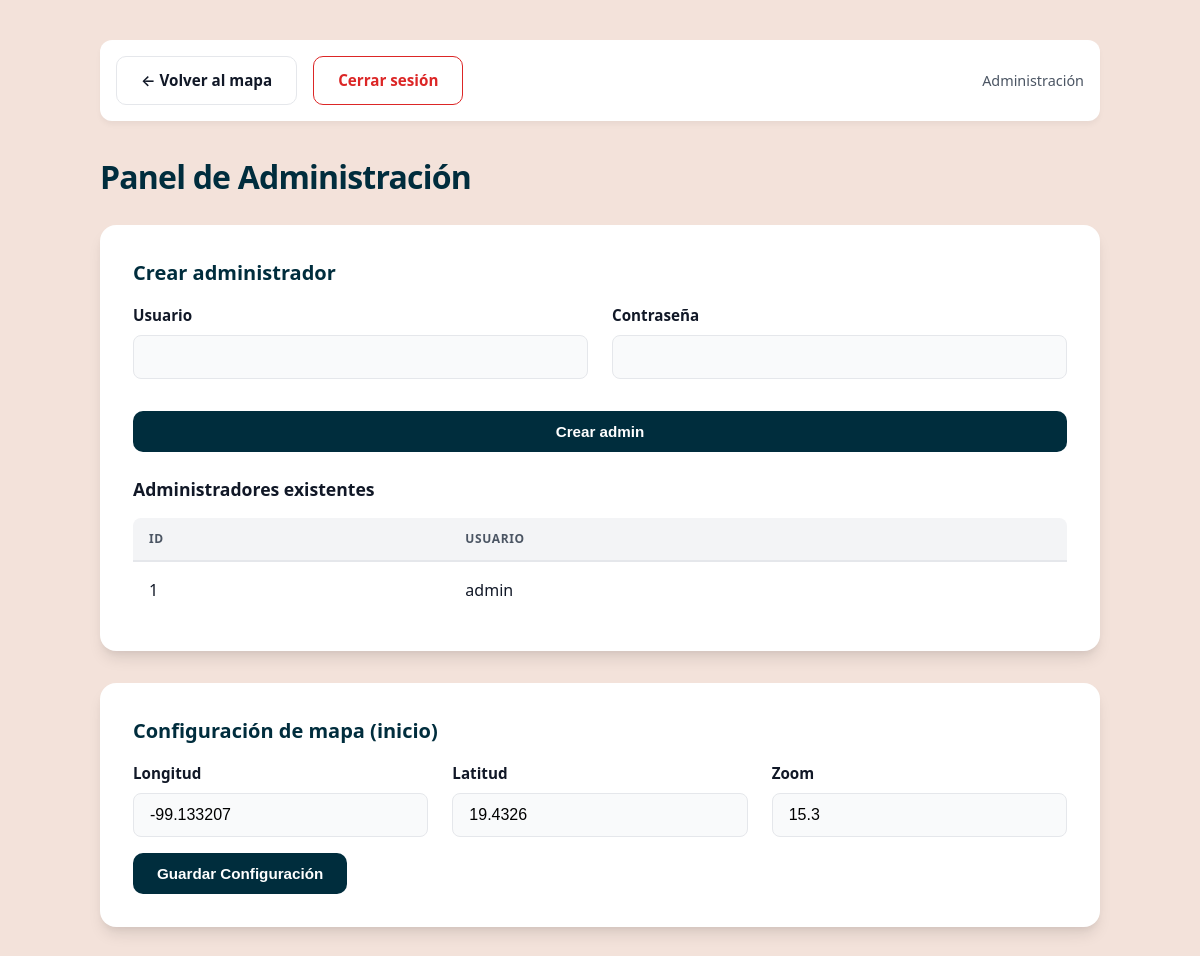
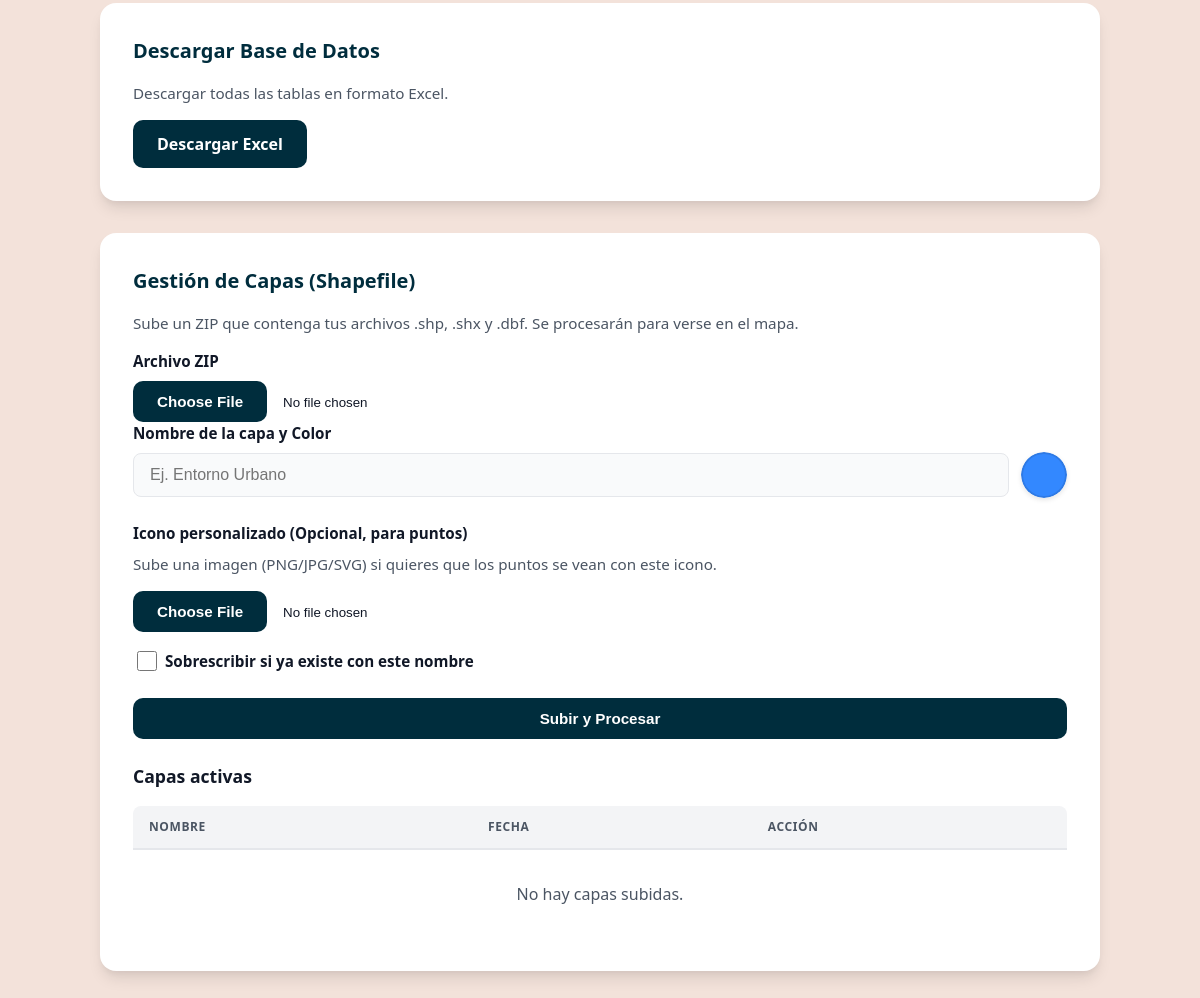
The page /admin (signed in) on the database as committed earlier (2 pictures, top to bottom).
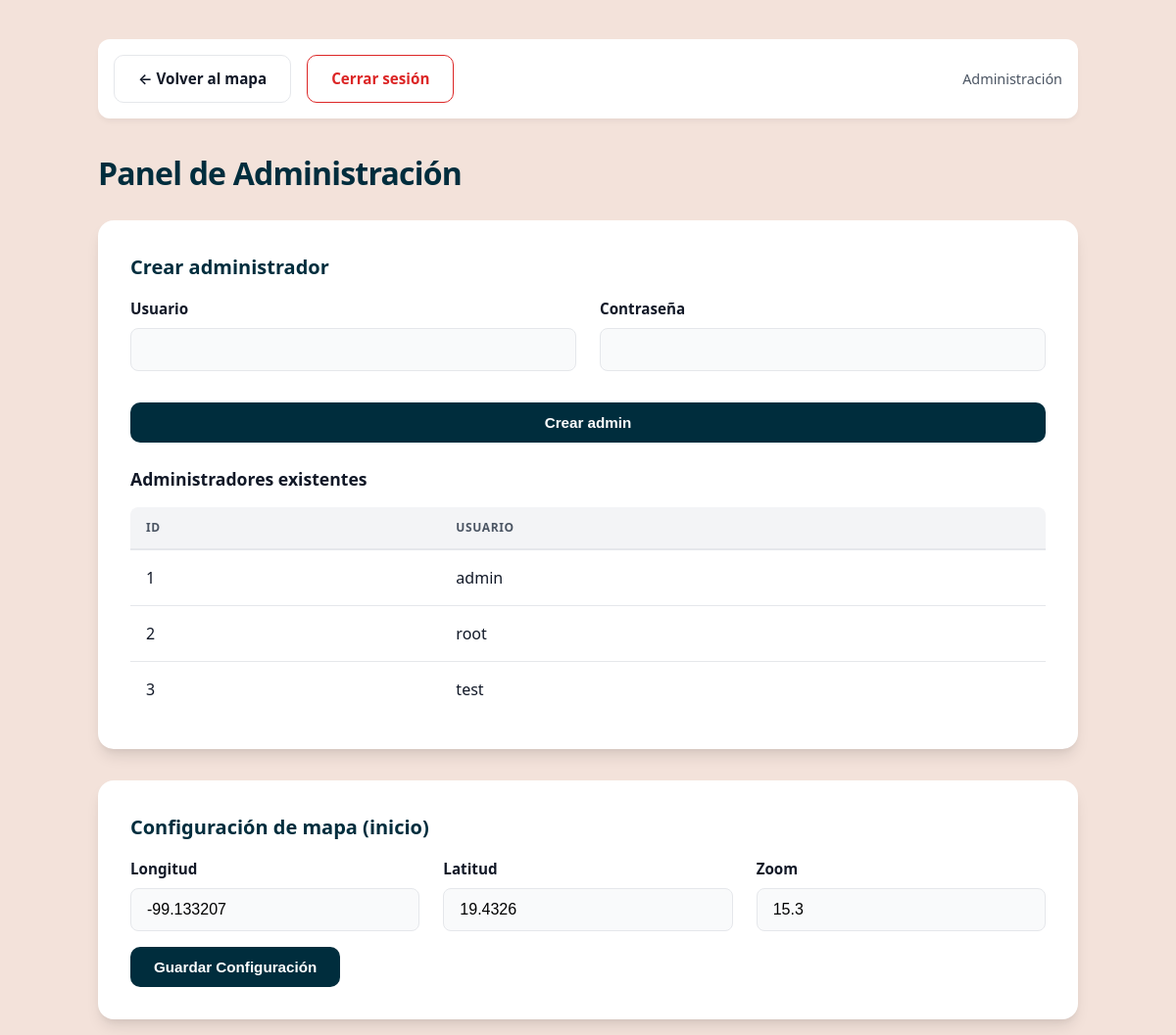
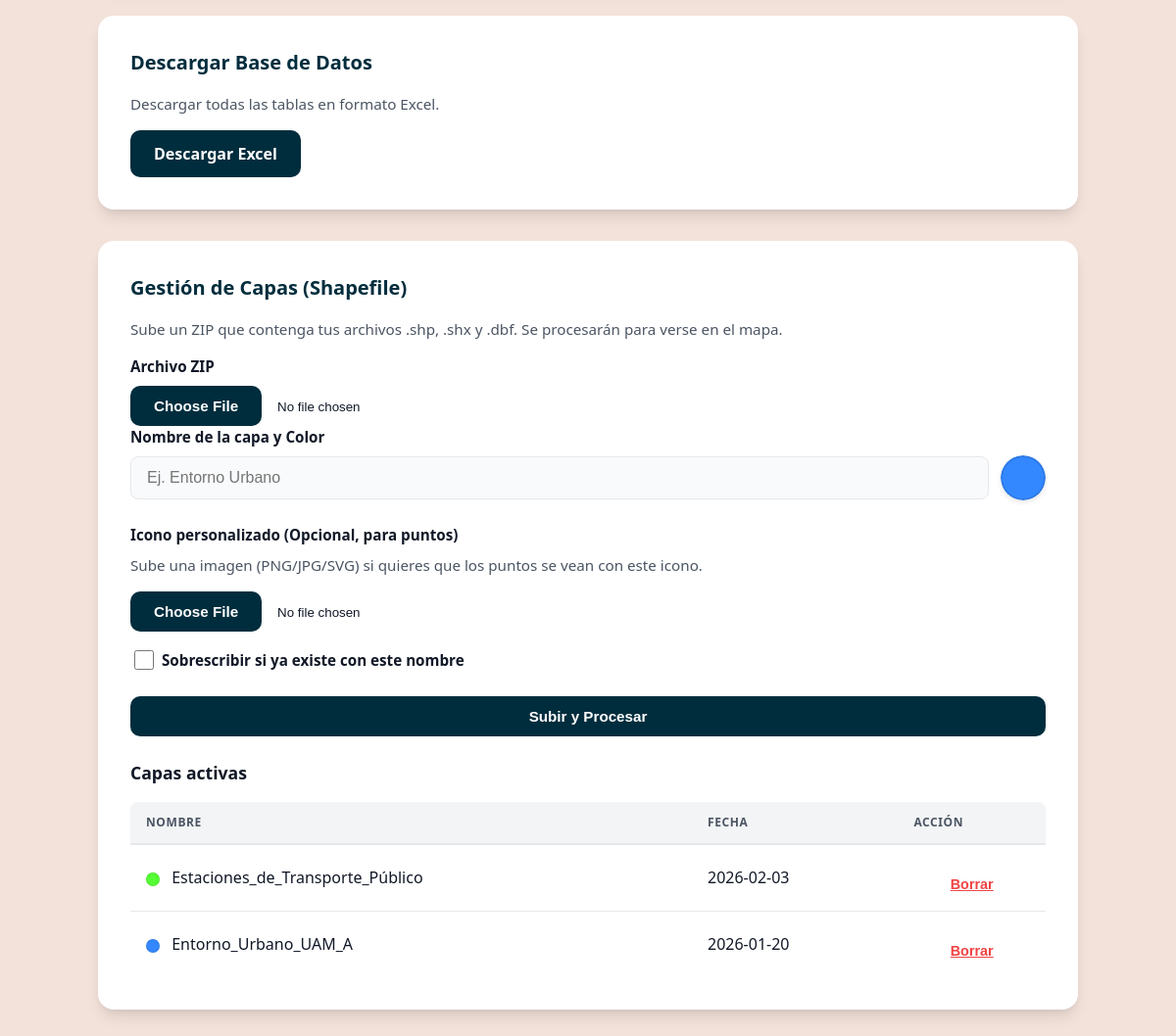
The same page on the database as committed later (2 pictures, top to bottom).
### tables this page shows
CREATE TABLE users (
            id INTEGER PRIMARY KEY AUTOINCREMENT,
            username TEXT UNIQUE NOT NULL,
            password_hash TEXT NOT NULL,
            role TEXT NOT NULL CHECK(role IN ('admin','user'))
        );

CREATE TABLE settings (
            id INTEGER PRIMARY KEY CHECK (id = 1),
            center_lon REAL NOT NULL DEFAULT -99.1332,
            center_lat REAL NOT NULL DEFAULT 19.4326,
            zoom REAL NOT NULL DEFAULT 12
        );

CREATE TABLE layers (
            id INTEGER PRIMARY KEY AUTOINCREMENT,
            name TEXT NOT NULL,
            filename TEXT NOT NULL UNIQUE,
            created_at TEXT NOT NULL
        , color TEXT DEFAULT "#3388ff", icon TEXT);

### app.py (the view)
@app.route("/admin")
@admin_required
def admin_panel():
    db = get_db()
    admins = db.execute(
        "SELECT id, username FROM users WHERE role='admin' ORDER BY username"
    ).fetchall()
    s = db.execute(
        "SELECT center_lon, center_lat, zoom FROM settings WHERE id=1"
    ).fetchone()
    layers = db.execute("SELECT * FROM layers ORDER BY created_at DESC").fetchall()
    return render_template("panel_administracion.html", admins=admins, settings=s, layers=layers)

### app.py (called while the page is built, shortened)
def get_db():
    if "db" not in g:
        g.db = sqlite3.connect(DB_PATH)
        g.db.row_factory = sqlite3.Row
    return g.db

def admin_required(f):
    @wraps(f)
    def wrapper(*args, **kwargs):
        if "user_id" not in session:
            flash("Inicia sesión para continuar.", "warn")
            return redirect(url_for("login", next=request.path))
        if session.get("role") != "admin":
            flash("Requiere rol de administrador.", "error")
            return redirect(url_for("index"))
        return f(*args, **kwargs)
    return wrapper

@app.before_request
def enforce_idle_timeout():
    if "user_id" not in session and "visita_id" not in session:
        return
    now = datetime.utcnow()
    last = session.get("last_activity")
    session["last_activity"] = now.isoformat()
    session.permanent = True

### templates/panel_administracion.html (shortened to what this page needs)
<!doctype html>
<html lang="es">
<head>
  <link rel="stylesheet" href="{{ url_for('static', filename='admin_style.css') }}" />
</head>
<body>
  <div class="wrap">
    <div class="topbar">
      <a class="btn btn-outline" href="{{ url_for('index') }}">← Volver al mapa</a>
      <a class="btn btn-outline" href="{{ url_for('logout') }}" style="border-color: #dc2626; color: #dc2626;">Cerrar
        sesión</a>
      <div class="user-info">Administración</div>
    </div>
    <h1>Panel de Administración</h1>
    <div class="card">
      <h2>Crear administrador</h2>
      <form method="post" action="{{ url_for('admin_create') }}">
        <div class="row">
          <div>
            <label>Usuario</label>
            <input type="text" name="username" required />
          </div>
          <div>
            <label>Contraseña</label>
            <input type="password" name="password" required />
          </div>
        </div>
        <button type="submit">Crear admin</button>
      </form>
      <h3>Administradores existentes</h3>
      <table>
        <thead>
          <tr>
            <th>ID</th>
            <th>Usuario</th>
          </tr>
        </thead>
        <tbody>
          {% for a in admins %}
          <tr>
            <td>{{ a.id }}</td>
            <td>{{ a.username }}</td>
          </tr>
          {% endfor %}
        </tbody>
      </table>
    </div>
    <div class="card">
      <h2>Configuración de mapa (inicio)</h2>
      <div class="row">
        <div>
          <label>Longitud</label>
          <input id="lon" type="number" step="0.000001" value="{{ settings.center_lon }}" />
        </div>
        <div>
          <label>Latitud</label>
          <input id="lat" type="number" step="0.000001" value="{{ settings.center_lat }}" />
        </div>
        <div>
          <label>Zoom</label>
          <input id="zoom" type="number" step="0.1" value="{{ settings.zoom }}" />
        </div>
      </div>
      <button onclick="guardar()">Guardar Configuración</button>
    </div>
    <div class="card">
      <h2>Descargar Base de Datos</h2>
      <p>Descargar todas las tablas en formato Excel.</p>
      <a class="btn-db" href="{{ url_for('download_db') }}"> Descargar Excel </a>
    </div>
    <div class="card">
      <h2>Gestión de Capas (Shapefile)</h2>
      <p>
        Sube un ZIP que contenga tus archivos .shp, .shx y .dbf. Se procesarán
        para verse en el mapa.
      </p>
      <form method="post" action="{{ url_for('upload_layer') }}" enctype="multipart/form-data">
        <label>Archivo ZIP</label>
        <input type="file" name="layer_file" accept=".zip" required />
        <label>Nombre de la capa y Color</label>
        <div class="input-group-inline">
          <input type="text" name="layer_name" placeholder="Ej. Entorno Urbano" style="flex: 1" />
          <input type="color" name="layer_color" value="#3388ff" class="color-circle"
            title="Elige un color para la capa" />
        </div>
        <label style="margin-top: 1.5rem">Icono personalizado (Opcional, para puntos)</label>
        <p style="margin-top: 0">
          Sube una imagen (PNG/JPG/SVG) si quieres que los puntos se vean con
          este icono.
        </p>
        <input type="file" name="layer_icon" accept=".png,.jpg,.jpeg,.svg,.webp" />
        <label class="checkbox-label">
          <input type="checkbox" name="overwrite" />
          Sobrescribir si ya existe con este nombre
        </label>
        <button type="submit">Subir y Procesar</button>
      </form>
      <h3>Capas activas</h3>
      <table>
        <thead>
          <tr>
            <th>Nombre</th>
            <th>Fecha</th>
            <th>Acción</th>
          </tr>
        </thead>
        <tbody>
          {% for layer in layers %}
          <tr>
            <td>
              <span class="layer-color-indicator" data-color="{{ layer.color }}"></span>
              {{ layer.name }}
            </td>
            <td>{{ layer.created_at[:10] }}</td>
            <td>
              <form method="POST" action="{{ url_for('delete_layer', filename=layer.filename) }}" onsubmit="
                    return confirm('¿Seguro que quieres borrar esta capa?');
                  " style="margin: 0">
                <button type="submit" class="danger-link">Borrar</button>
              </form>
            </td>
          </tr>
          {% else %}
          <tr>
            <td colspan="3" style="
                  text-align: center;
                  color: var(--text-muted);
                  padding: 2rem;
                ">
              No hay capas subidas.
            </td>
          </tr>
          {% endfor %}
        </tbody>
      </table>
    </div>
  </div>
</body>
</html>

Rows that differ between the two databases and show on the page:
added users: id "2", username "root"
added users: id "3", username "test"
added layers: name "Estaciones_de_Transporte_Público", created_at "2026-02-03"
added layers: name "Entorno_Urbano_UAM_A", created_at "2026-01-20"
Other text that changed with them:
text no longer shown: "No hay capas subidas."
